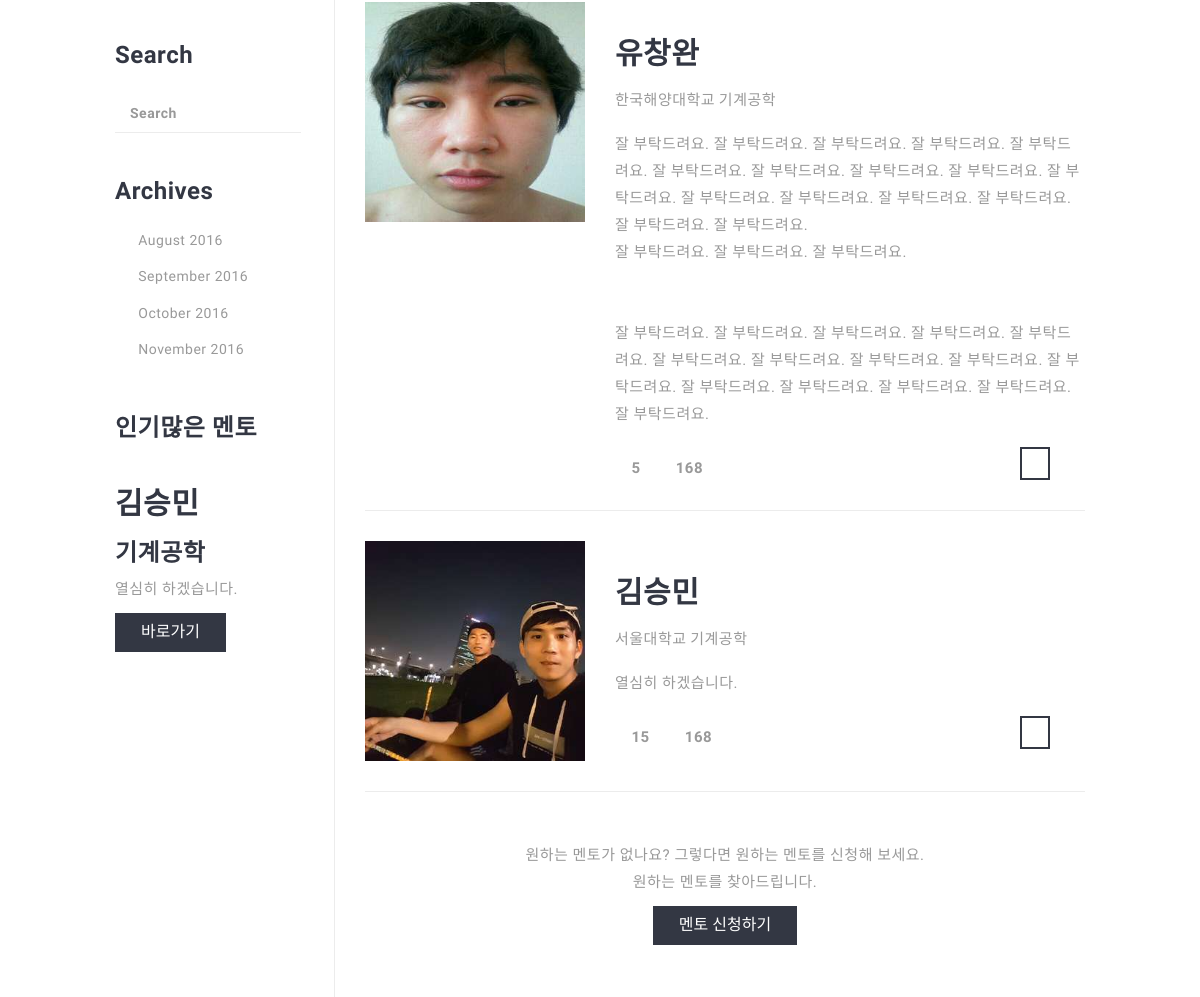
The page /lattors/mentorlist/ (middle part) on the database as committed earlier.
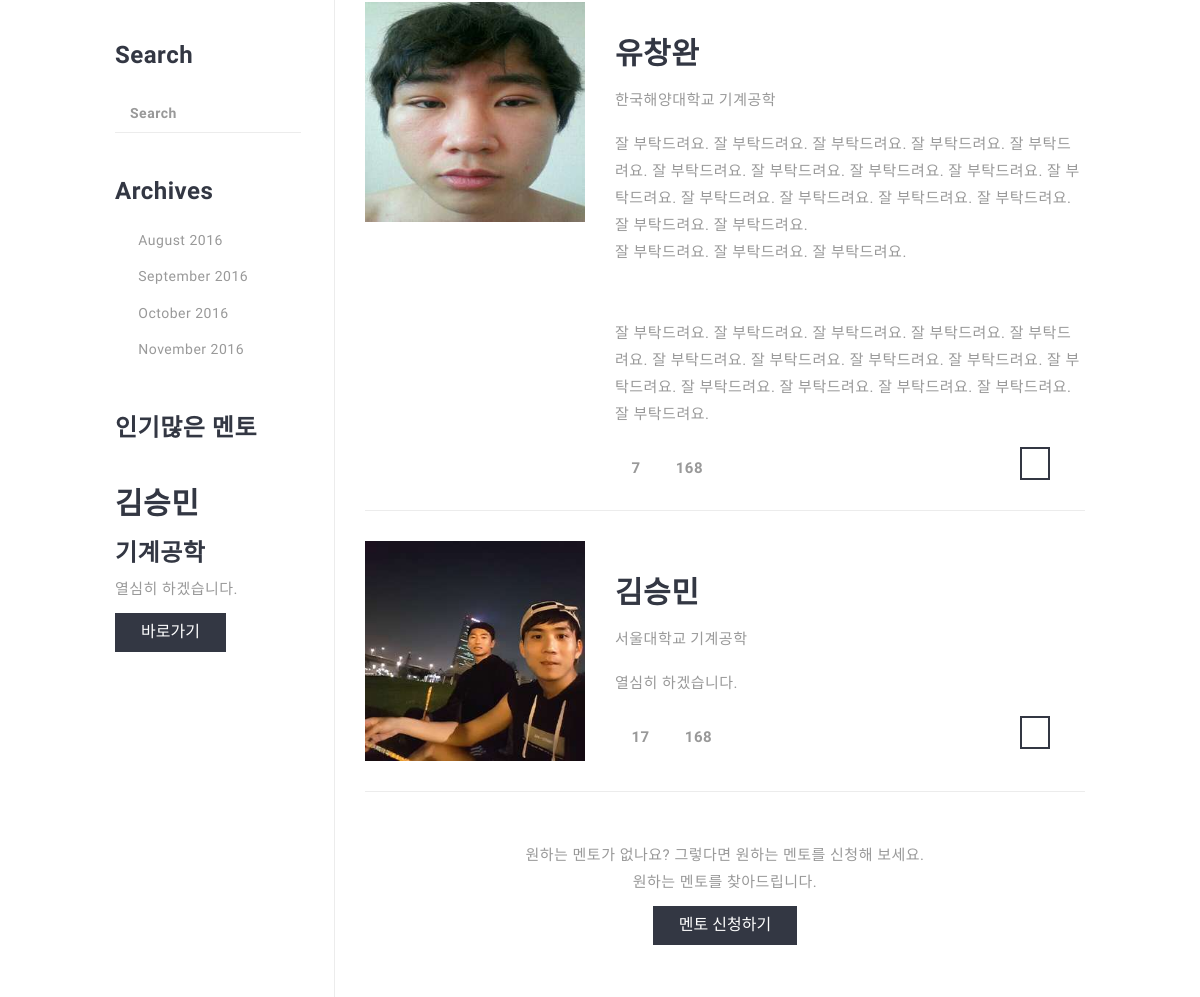
The same page on the database as committed later.
### accounts/models.py (models this page shows)
class Mentor(models.Model):
    user = models.OneToOneField(Profile)
    name = models.CharField(max_length=100, verbose_name='이름')
    tel = models.CharField(max_length=20, verbose_name='전화번호')
    addr = models.CharField(max_length=100, verbose_name='주소')
    school = models.CharField(max_length=30, verbose_name='대학교')
    major = models.CharField(max_length=30, verbose_name='주전공')
    sub_major = models.CharField(max_length=30, blank=True, verbose_name='복수/부전공', help_text='해당하는 경우에만 작성해 주세요.')
    grade = models.CharField(max_length=10, choices = (
                                            ('freshman','1학년'),
                                            ('sophomore','2학년'),
                                            ('junior','3학년'),
                                            ('senior','4학년'),
                                        ), verbose_name='학년')
    photo = ProcessedImageField(upload_to='menotor/profile/%Y/%m/%d', processors=[Thumbnail(300,300)], format='JPEG', options={'quality': 60}, verbose_name='프로필 사진')
    intro = models.TextField(verbose_name='소개글')
    hits = models.PositiveIntegerField(default = 0)
    class Meta:
        ordering = ['-id']

### lattors/views.py (the view, shortened to what this page needs)
class MentorSearchListView(ListView):
    def get_queryset(self):
        obj_list = self.model.objects.all()
        q = self.request.GET.get('q','')
        if q:
            obj_list = self.model.objects.filter(Q(name__icontains=q)|Q(major__icontains=q)|Q(sub_major__icontains=q)|Q(intro__icontains=q))
        return obj_list
    def get_context_data(self, **kwargs):
        queryset = kwargs.pop('object_list', self.object_list)
        page_size = self.get_paginate_by(queryset)
        context_object_name = self.get_context_object_name(queryset)
        if page_size:
            paginator, page, queryset, is_paginated = self.paginate_queryset(queryset, page_size)
            context = {
                'ordered_hits_list': self.model.objects.all().order_by('-hits')[:3],
                'q': self.request.GET.get('q',''),
                'paginator': paginator,
                'page_obj': page,
                'is_paginated': is_paginated,
                'object_list': queryset
            }
        if context_object_name is not None:
            context[context_object_name] = queryset
        context.update(kwargs)
        return super(MultipleObjectMixin, self).get_context_data(**context)

### accounts/templates/accounts/mentor_list.html (shortened to what this page needs)
{% extends "lattors/layout.html" %}
{% load staticfiles %}
{% load imagekit %}
{% block content %}
<section class="section-1">
    <div class="container-fluid">
        <div class="row">
            <div class="col-md-offset-1 col-md-10">
                <div class="row">
                    <div class="col-md-3">
                        <div class="blog-sidebar sidebar-left">
                            <div class="widget widget-search">
                                <h3 class="widget-tittle">Search</h3>
                                <form action="" method="get">
                                    <label class="input-wrapper">
                                        <input class="form-control material-input" type="text" placeholder="Search" name="q" value="{{ q }}">
                                        <a href="" class="btn inline-submit mrg-top-5"><i class="ei ei-search"></i></a>
                                    </label>
                                </form>
                            </div>
                            <div class="widget widget-link dotted">
                                <h3 class="widget-tittle">Archives</h3>
                                <ul class="link">
                                    <li><a href="#">August 2016</a></li>
                                    <li><a href="#">September 2016</a></li>
                                    <li><a href="#">October 2016</a></li>
                                    <li><a href="#">November 2016</a></li>
                                </ul>
                            </div>
                            <div class="widget widget-about">
                                <h3 class="widget-tittle">인기많은 멘토</h3>
                                <div class="swiper-single swiper-container no-pdd-btm">
                                    <div class="swiper-wrapper">
                                        {% for ordered_mentor in ordered_hits_list %}
                                        <div class="swiper-slide">
                                            <h2>{{ ordered_mentor.name }}</h2>
                                            <h3>{{ ordered_mentor.major }}</h3>
                                            <p>{{ ordered_mentor.intro }}</p>
                                            <a href="{% url "lattors:mentor_detail" ordered_mentor.id %}" class="btn btn-dark btn-md">바로가기</a>
                                        </div>
                                        {% endfor %}
                                    </div>
                                </div>
                            </div>
                        </div>
                    </div>
                    <div class="col-md-9">
                        <div class="blog blog-list">
                            {% for mentor in mentor_list %}
                            <div class="blog-item">
                                <div class="row">
                                    <div class="col-md-4">
                                        <div class="blog-media">
                                            <a href="{% url "lattors:mentor_detail" mentor.id %}"><img class="img-responsive" src="{{ mentor.photo.url }}" alt="" width="600px" height="400px"></a>
                                        </div>
                                    </div>
                                    <div class="col-md-8">
                                        <div class="blog-content">
                                            <h3 class="blog-tittle"><a href="{% url "lattors:mentor_detail" mentor.id %}"><h2 style="font-weight: bold;">{{ mentor.name }}</h2></a></h3>
                                            <div class="blog-meta">
                                                <span>{{ mentor.school }}</span>
                                                <span>{{ mentor.major }}</span>
                                            </div>
                                            <p class="blog-article">{{ mentor.intro|linebreaksbr }}</p>
                                            <div class="blog-action">
                                                <span class="comments"><a href="javascript:void(0);"><i class="ei ei-show"></i> {{ mentor.hits }}</a></span>
                                                <span class="likes"><a href="javascript:void(0);"><i class="ei ei-heart"></i> 168</a></span>
                                            </div>
                                            <div class="continue-reading">
                                                <a class="btn btn-dark-inverse" href="{% url "lattors:mentor_detail" mentor.id %}"><i class="ei ei-right-arrow"></i></a>
                                            </div>
                                        </div>
                                    </div>
                                </div>
                            </div>
                            {% endfor %}
                        </div>
                        <div class="text-center mrg-top-50">
                            <p>원하는 멘토가 없나요? 그렇다면 원하는 멘토를 신청해 보세요.<br/>
                            원하는 멘토를 찾아드립니다.</p>
                            <button class="btn btn-dark btn-md">멘토 신청하기</button>
                        </div>
                    </div>
                </div>
            </div>
        </div>
    </div>
</section>
{% endblock %}

### benebros/templates/layout.html (shortened to what this page needs)
{% load staticfiles %}
<!DOCTYPE html>
<html lang="en">
<head>
    <link rel="stylesheet" href="{% static "plugins/bootstrap/css/bootstrap.min.css" %}" />
    <link rel="stylesheet" href="{% static "plugins/magnific-popup/css/magnific-popup.css" %}" />
    <link rel="stylesheet" href="{% static "plugins/swiper/css/swiper.css" %}" />
    <link rel="stylesheet" href="{% static "plugins/youtube-player/css/YTPlayer.css" %}" />
    <link rel="stylesheet" href="{% static "css/animate.min.css" %}" />
    <link rel="stylesheet" href="{% static "css/ei-icon.css" %}" />
    <link rel="stylesheet" href="{% static "css/main.css" %}" />
    <link rel="stylesheet" href="{% static "css/custom.css" %}" />
    <link rel="stylesheet" href="{% static "css/colors/salmon.css" %}" />
</head>
<body>
    <div class="wrapper">
        {% block content %}
        {% endblock %}
    </div>
</body>
</html>

Rows that differ between the two databases and show on the page:
changed Mentor "김승민": hits "15" → "17"
changed Mentor "유창완": hits "5" → "7"
